Frame 1 (no input): blank canvas, image omitted
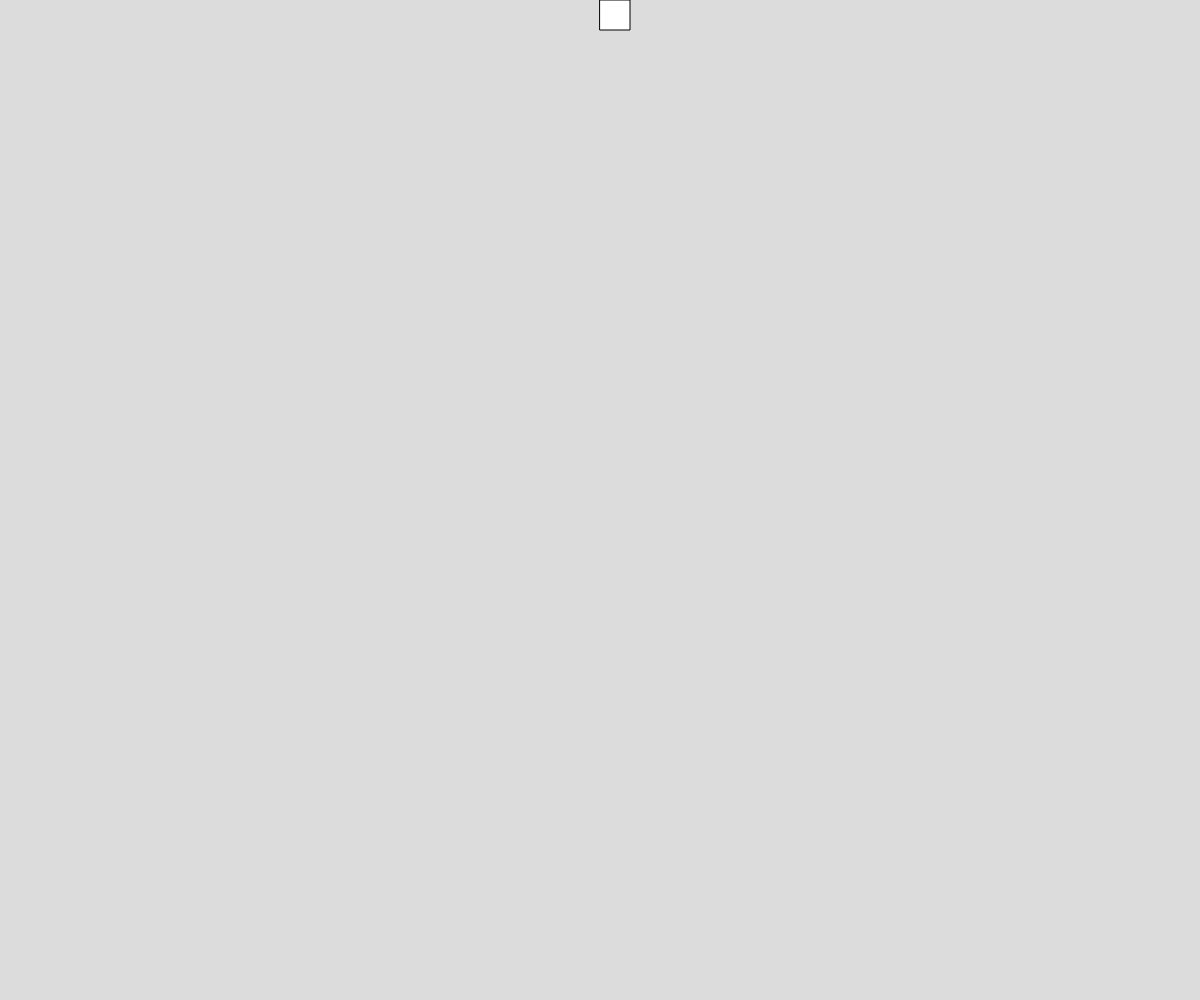
Frame 60 (no input)
Frame 120 (the mouse pressed at the canvas centre since frame 60): blank canvas, image omitted

The p5.js sketch that drew this single still picture (run headless with seeded random() and noise() and a simulated clock; from frame 60 on, the mouse is pressed at the canvas centre):

// p5.js sketch
// ── sketch.js
// Project Title
// Your Name
// Date
//
// Extra for Experts:
// - describe what you did to take this project "above and beyond"

let state = 0;
const rectSize = 30;
let x = 0;
let y = 0;
function setup() {
  createCanvas(windowWidth, windowHeight);
}

function draw() {
  background(220);
  if (state === 0){
    x += 10;
    if (x > windowWidth - rectSize){
      state = 1;
    }
      
  }
  else if (state === 1){
    y += 10;
    if(y > windowHeight - rectSize){
      state = 2;
    }
  }
  else if (state === 2){
    x -= 10;
    if(x > windowWidth - rectSize){
      state = 3;
    }
  }
  else if (state === 3){
    y -= 10;
    if(y > windowHeight - rectSize){
      state === 0;
    }
  }
  
  
  

  rect(x,y,rectSize,rectSize);
    
}
